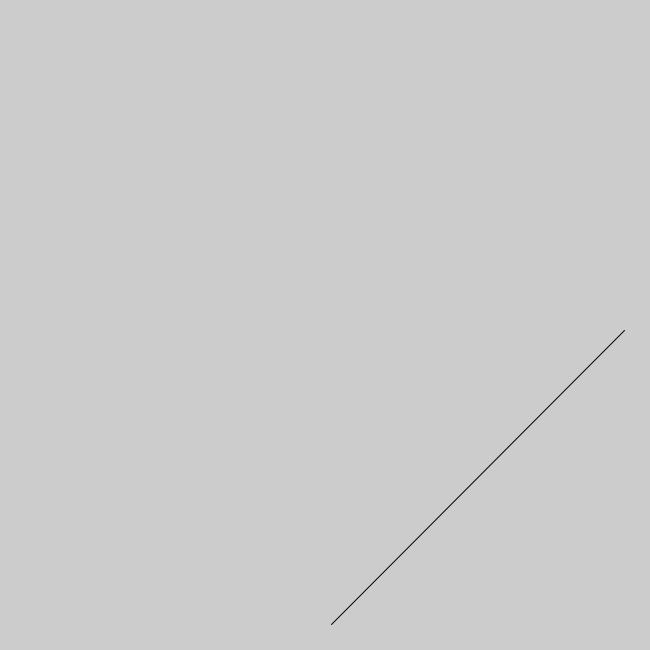
Frame 1 (no input)
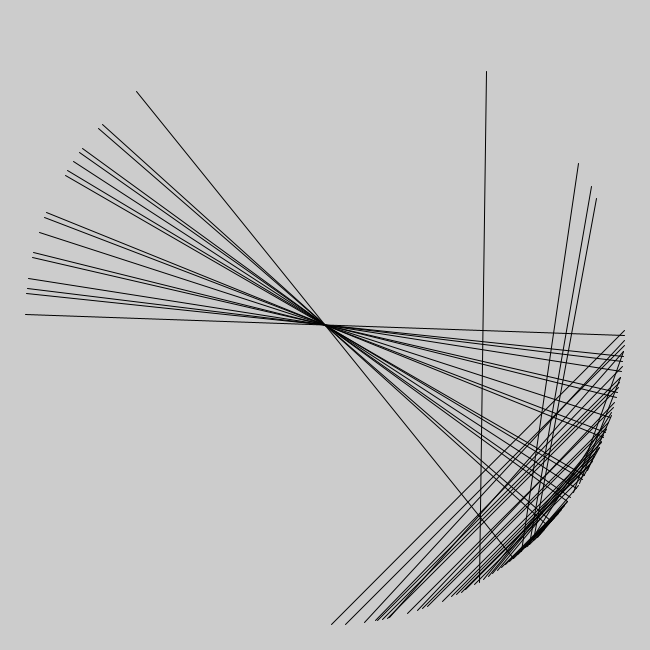
Frame 60 (the mouse pressed at the canvas centre just before this capture)
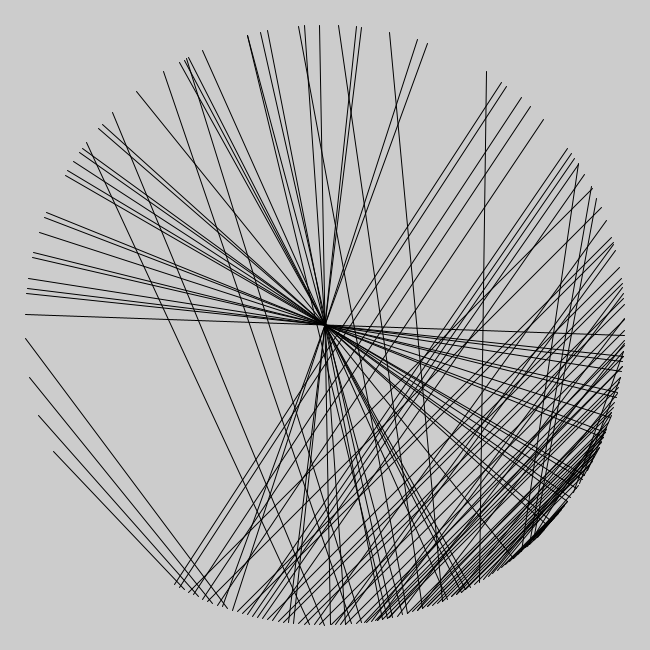
Frame 120 (the mouse held since frame 60 and released just before this capture)

The Processing sketch that drew these frames (run headless with seeded random() and noise(); from frame 60 on, the mouse is pressed at the canvas centre):

// Processing sketch: randomLinesInACircle
// ── randomLinesInACircle.pde
int offSet = 180;
void setup() {
  
 size(650, 650);
 //frameRate(6);
}

void draw() {
  pushMatrix();
  translate(width/2, height/2);
  int temp = (int)random(0, 4);
  switch(temp) {
    case 0:
      line(300*cos(radians(frameCount)), 300*sin(radians(frameCount)), 
       300*sin(radians(frameCount)), 300*cos(radians(frameCount)));
    break;
    case 1:
      line(300*cos(radians(frameCount)), 300*sin(radians(frameCount)), 
       300*cos(radians(frameCount+offSet)), 300*sin(radians(frameCount+offSet)));
    break;
    case 2:
      line(300*cos(radians(frameCount)), 300*sin(radians(frameCount)), 
       300*sin(radians(frameCount*1.2)), 300*cos(radians(frameCount*1.2)));
    
    break;
    case 3:
      line(300*cos(radians(frameCount)), 300*sin(radians(frameCount)), 
       300*sin(radians(frameCount+frameCount*.1*15)), 300*cos(radians(frameCount+frameCount*.1*15)));
    
    break;
    case 4-70:
    break;
    default:
    
    break;
    
    
    
  }

  
  
  //offSet+=6;
  popMatrix();
  
  
}
